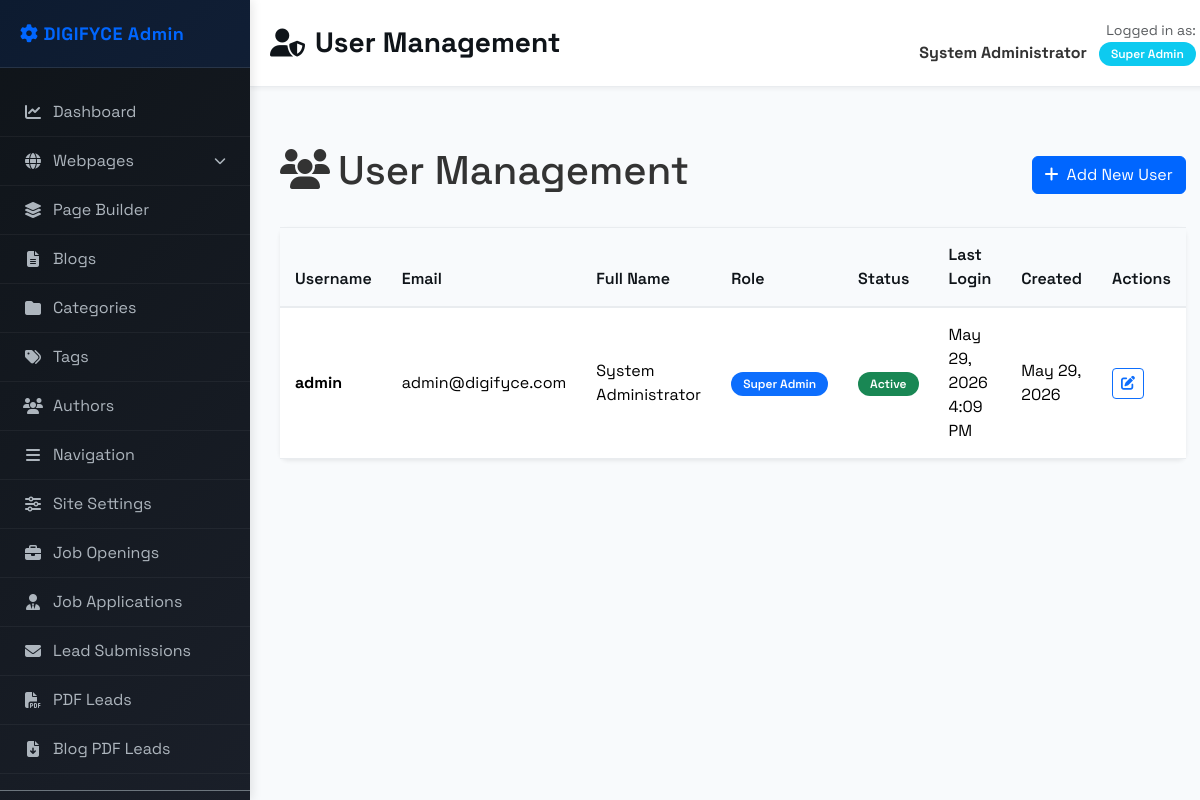
/app/admin/users.php (signed in), run on the app's committed database.
### tables this page shows
CREATE TABLE users (
    id INT AUTO_INCREMENT PRIMARY KEY,
    username VARCHAR(64) NOT NULL UNIQUE,
    password_hash VARCHAR(255) NOT NULL,
    email VARCHAR(128) NOT NULL UNIQUE,
    full_name VARCHAR(255),
    role_id INT NOT NULL,
    status ENUM('active','inactive') DEFAULT 'active',
    last_login DATETIME,
    created_at DATETIME DEFAULT CURRENT_TIMESTAMP,
    updated_at DATETIME DEFAULT CURRENT_TIMESTAMP ON UPDATE CURRENT_TIMESTAMP,
    FOREIGN KEY (role_id) REFERENCES roles(id) ON DELETE RESTRICT
);

CREATE TABLE roles (
    id INT AUTO_INCREMENT PRIMARY KEY,
    name VARCHAR(64) NOT NULL UNIQUE,
    description TEXT,
    status ENUM('active','inactive') DEFAULT 'active',
    created_at DATETIME DEFAULT CURRENT_TIMESTAMP,
    updated_at DATETIME DEFAULT CURRENT_TIMESTAMP ON UPDATE CURRENT_TIMESTAMP
);

### app/utilities/PermissionManager.php (called while the page is built, shortened)
<?php
class PermissionManager {
    private static $user_permissions_cache = [];
    private $pdo;
    private $user_id;
    public function __construct($pdo, $user_id = null) {
        $this->pdo = $pdo;
        $this->user_id = $user_id ?? ($_SESSION['user_id'] ?? null);
    }
    public function hasPermission($permission_name) {
        $cache_key = $this->user_id . '_' . $permission_name;
        if (isset(self::$user_permissions_cache[$cache_key])) {
            return self::$user_permissions_cache[$cache_key];
        }
        $stmt = $this->pdo->prepare("
            SELECT COUNT(*) as count
            FROM role_permissions rp
            JOIN permissions p ON rp.permission_id = p.id
            JOIN users u ON u.role_id = rp.role_id
            WHERE u.id = ? AND p.name = ?
        ");
        $stmt->execute([$this->user_id, $permission_name]);
        $result = $stmt->fetch();
        $has_permission = $result['count'] > 0;
        self::$user_permissions_cache[$cache_key] = $has_permission;
        return $has_permission;
    }
    public function hasAnyPermission($permissions) {
        foreach ($permissions as $permission) {
            if ($this->hasPermission($permission)) {
                return true;
            }
        }
        return false;
    }
    public function getCurrentUser() {
        $stmt = $this->pdo->prepare("
            SELECT u.*, r.name as role_name
            FROM users u
            JOIN roles r ON u.role_id = r.id
            WHERE u.id = ?
        ");
        $stmt->execute([$this->user_id]);
        return $stmt->fetch(PDO::FETCH_ASSOC);
    }
    public function getAllUsers() {
        $stmt = $this->pdo->query("
            SELECT u.*, r.name as role_name
            FROM users u
            JOIN roles r ON u.role_id = r.id
            ORDER BY u.created_at DESC
        ");
        return $stmt->fetchAll(PDO::FETCH_ASSOC);
    }
}

### app/admin/users.php (the view, shortened to what this page needs)
<?php
require_once __DIR__ . '/../utilities/PermissionManager.php';
$pdo = Database::getInstance();
$permissionManager = new PermissionManager($pdo);
$pageTitle = 'User Management';
include __DIR__ . '/../views/admin_header.php';
$users = $permissionManager->getAllUsers();
?>
<div class="d-flex justify-content-between align-items-center mb-4">
    <h1><i class="fas fa-users me-2"></i>User Management</h1>
    <?php if ($permissionManager->hasPermission('user.create')): ?>
        <a href="user_edit.php" class="btn btn-primary">
            <i class="fas fa-plus me-2"></i>Add New User
        </a>
    <?php endif; ?>
</div>
<div class="card border-0 shadow-sm">
    <div class="table-responsive">
        <table class="table table-hover mb-0">
            <thead class="table-light">
                <tr>
                    <th>Username</th>
                    <th>Email</th>
                    <th>Full Name</th>
                    <th>Role</th>
                    <th>Status</th>
                    <th>Last Login</th>
                    <th>Created</th>
                    <th>Actions</th>
                </tr>
            </thead>
            <tbody>
                <?php if (!empty($users)): ?>
                    <?php foreach ($users as $user): ?>
                        <tr>
                            <td>
                                <strong><?= htmlspecialchars($user['username']) ?></strong>
                            </td>
                            <td><?= htmlspecialchars($user['email']) ?></td>
                            <td><?= htmlspecialchars($user['full_name'] ?? 'N/A') ?></td>
                            <td>
                                <span class="badge bg-primary">
                                    <?= htmlspecialchars($user['role_name']) ?>
                                </span>
                            </td>
                            <td>
                                <?php if ($user['status'] === 'active'): ?>
                                    <span class="badge bg-success">Active</span>
                                <?php else: ?>
                                    <span class="badge bg-danger">Inactive</span>
                                <?php endif; ?>
                            </td>
                            <td>
                                <?= $user['last_login'] ? date('M d, Y g:i A', strtotime($user['last_login'])) : 'Never' ?>
                            </td>
                            <td>
                                <?= date('M d, Y', strtotime($user['created_at'])) ?>
                            </td>
                            <td>
                                <div class="btn-group btn-group-sm">
                                    <?php if ($permissionManager->hasPermission('user.edit')): ?>
                                        <a href="user_edit.php?id=<?= $user['id'] ?>" class="btn btn-outline-primary" title="Edit">
                                            <i class="fas fa-edit"></i>
                                        </a>
                                    <?php endif; ?>
                                </div>
                            </td>
                        </tr>
                    <?php endforeach; ?>
                <?php endif; ?>
            </tbody>
        </table>
    </div>
</div>
<?php include __DIR__ . '/../views/admin_footer.php'; ?>

### app/views/admin_header.php (shortened to what this page needs)
<?php
$appUrl = rtrim($_ENV['APP_URL'] ?? '', '/');
?>
<!DOCTYPE html>
<html lang="en">
<head>
    <link href="https://cdn.jsdelivr.net/npm/bootstrap@5.3.2/dist/css/bootstrap.min.css" rel="stylesheet">
    <link href="https://cdnjs.cloudflare.com/ajax/libs/font-awesome/6.4.0/css/all.min.css" rel="stylesheet">
</head>
<body>
    <div class="d-flex">
        <nav class="sidebar">
            <div class="sidebar-header">
                <div class="sidebar-brand">
                    <i class="fas fa-cog"></i> DIGIFYCE Admin
                </div>
            </div>
            <ul class="nav flex-column sidebar-nav">
                <li class="nav-item">
                    <a class="nav-link<?= basename($_SERVER['PHP_SELF']) === 'dashboard.php' ? ' active' : '' ?>"
                        href="<?= $appUrl ?>/app/admin/dashboard.php">
                        <i class="fas fa-chart-line"></i> Dashboard
                    </a>
                </li>
                <?php if (isset($permissionManager) && $permissionManager->hasAnyPermission(['blog.view', 'page.view', 'category.view', 'tag.view', 'author.view'])): ?>
                    <?php
                    $webpageFiles = [
                        'page_home_edit.php',
                        'page_service.php',
                        'page_technology.php',
                        'page_testimonial.php',
                        'page_products.php',
                        'page_d2c_branding.php',
                        'page_commercial_shoot.php',
                        'page_creative_development.php',
                        'page_performance_marketing.php',
                        'page_ecommerce_marketing.php',
                        'page_marketplace_management.php',
                        'page_content_marketing.php',
                        'page_about_us.php',
                        'page_seo.php',
                        'page_builder_edit.php',
                        'page_builder_preview.php',
                    ];
                    $isWebpageActive = in_array(basename($_SERVER['PHP_SELF']), $webpageFiles);
                    ?>
                    <li class="nav-item">
                        <a class="nav-link<?= $isWebpageActive ? ' active' : '' ?>" href="#webpageSubmenu"
                            data-bs-toggle="collapse" role="button"
                            aria-expanded="<?= $isWebpageActive ? 'true' : 'false' ?>" aria-controls="webpageSubmenu">
                            <i class="fas fa-globe"></i> Webpages
                            <i class="fas fa-chevron-down ms-auto" style="font-size: 12px;"></i>
                        </a>
                    </li>
                    <li class="nav-item">
                        <a class="nav-link<?= in_array(basename($_SERVER['PHP_SELF']), ['page_builder.php','page_builder_edit.php']) ? ' active' : '' ?>"
                            href="<?= $appUrl ?>/app/admin/page_builder">
                            <i class="fas fa-layer-group"></i> Page Builder
                        </a>
                    </li>
                    <li class="nav-item">
                        <a class="nav-link<?= in_array(basename($_SERVER['PHP_SELF']), ['blogs.php']) ? ' active' : '' ?>"
                            href="<?= $appUrl ?>/app/admin/blogs.php">
                            <i class="fas fa-file-alt"></i> Blogs
                        </a>
                    </li>
                    <li class="nav-item">
                        <a class="nav-link<?= in_array(basename($_SERVER['PHP_SELF']), ['categories.php']) ? ' active' : '' ?>"
                            href="<?= $appUrl ?>/app/admin/categories.php">
                            <i class="fas fa-folder"></i> Categories
                        </a>
                    </li>
                    <li class="nav-item">
                        <a class="nav-link<?= in_array(basename($_SERVER['PHP_SELF']), ['tags.php']) ? ' active' : '' ?>"
                            href="<?= $appUrl ?>/app/admin/tags.php">
                            <i class="fas fa-tags"></i> Tags
                        </a>
                    </li>
                    <li class="nav-item">
                        <a class="nav-link<?= in_array(basename($_SERVER['PHP_SELF']), ['authors.php']) ? ' active' : '' ?>"
                            href="<?= $appUrl ?>/app/admin/authors.php">
                            <i class="fas fa-users"></i> Authors
                        </a>
                    </li>
                <?php endif; ?>
                <?php if (isset($permissionManager) && $permissionManager->hasAnyPermission(['settings.edit', 'settings.view', 'navigation.edit'])): ?>
                    <li class="nav-item">
                        <a class="nav-link<?= in_array(basename($_SERVER['PHP_SELF']), ['navigation.php']) ? ' active' : '' ?>"
                            href="<?= $appUrl ?>/app/admin/navigation.php">
                            <i class="fas fa-bars"></i> Navigation
                        </a>
                    </li>
                    <li class="nav-item">
                        <a class="nav-link<?= in_array(basename($_SERVER['PHP_SELF']), ['site_settings.php']) ? ' active' : '' ?>"
                            href="<?= $appUrl ?>/app/admin/site_settings.php">
                            <i class="fas fa-sliders-h"></i> Site Settings
                        </a>
                    </li>
                <?php endif; ?>
                <?php if (isset($permissionManager) && $permissionManager->hasAnyPermission(['job.view'])): ?>
                    <li class="nav-item">
                        <a class="nav-link<?= in_array(basename($_SERVER['PHP_SELF']), ['job_openings.php']) ? ' active' : '' ?>"
                            href="<?= $appUrl ?>/app/admin/job_openings.php">
                            <i class="fas fa-briefcase"></i> Job Openings
                        </a>
                    </li>
                    <li class="nav-item">
                        <a class="nav-link<?= in_array(basename($_SERVER['PHP_SELF']), ['job_applications.php']) ? ' active' : '' ?>"
                            href="<?= $appUrl ?>/app/admin/job_applications.php">
                            <i class="fas fa-user-tie"></i> Job Applications
                        </a>
                    </li>
                <?php endif; ?>
                <?php if (isset($permissionManager) && $permissionManager->hasAnyPermission(['lead.view'])): ?>
                    <li class="nav-item">
                        <a class="nav-link<?= in_array(basename($_SERVER['PHP_SELF']), ['lead_submissions.php']) ? ' active' : '' ?>"
                            href="<?= $appUrl ?>/app/admin/lead_submissions.php">
                            <i class="fas fa-envelope"></i> Lead Submissions
                        </a>
                    </li>
                    <li class="nav-item">
                        <a class="nav-link<?= in_array(basename($_SERVER['PHP_SELF']), ['pdf_email_leads.php']) ? ' active' : '' ?>"
                            href="<?= $appUrl ?>/app/admin/pdf_email_leads.php">
                            <i class="fas fa-file-pdf"></i> PDF Leads
                        </a>
                    </li>
                    <li class="nav-item">
                        <a class="nav-link<?= in_array(basename($_SERVER['PHP_SELF']), ['blog_pdf_leads.php']) ? ' active' : '' ?>"
                            href="<?= $appUrl ?>/app/admin/blog_pdf_leads.php">
                            <i class="fas fa-file-download"></i> Blog PDF Leads
                        </a>
                    </li>
                <?php endif; ?>
                <?php if (isset($permissionManager) && $permissionManager->hasAnyPermission(['user.view', 'role.view'])): ?>
                    <li class="nav-item border-top border-secondary mt-3 pt-3">
                    </li>
                <?php endif; ?>
            </ul>
        </nav>
        <main>
            <div class="admin-header d-flex justify-content-between align-items-center">
                <h1>
                    <i class="fas fa-<?php
                    $pageName = basename($_SERVER['PHP_SELF']);
                    switch ($pageName) {
                        case 'users.php':
                            echo 'user-shield';
                            break;
                    }
                    ?>"></i>
                    <?= isset($pageTitle) ? htmlspecialchars($pageTitle) : 'Admin Panel' ?>
                </h1>
                <?php if (isset($permissionManager)): ?>
                    <?php
                    $currentUser = $permissionManager->getCurrentUser();
                    if ($currentUser):
                        ?>
                        <div class="text-end">
                            <small class="text-muted d-block">Logged in as:</small>
                            <strong><?= htmlspecialchars($currentUser['full_name'] ?? $currentUser['username']) ?></strong>
                            <span class="badge bg-info ms-2"><?= htmlspecialchars($currentUser['role_name']) ?></span>
                        </div>
                    <?php endif; ?>
                <?php endif; ?>
            </div>
            <div class="admin-content">

### data on the page
users: full_name "System Administrator", role.name "Super Admin", username "admin", email "admin@digifyce.com", status "Active", last_login "May 29, 2026 4:09 PM", created_at "May 29, 2026"

### other printed values
$pageTitle "User Management"
